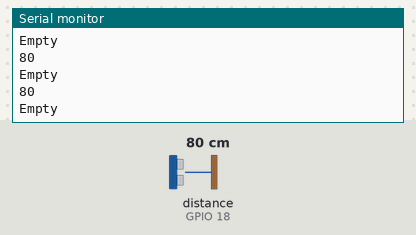
This sketch was run on a simulated ESP32. Parts: the last lines printed to the serial monitor. Wiring (inferred from the names in the program): ultrasonic range finder: trigger GPIO 5; echo GPIO 18. Inputs (shaded band) come from the test bench; at power-on: distance to the obstacle (sensor on GPIO 18) 80 cm. The echo pulse lasts 58.3 µs per cm; WiFi joins after 1.5 s; servers stay silent unless stated.

Above: at 3.2 s.
3.3 s: distance to the obstacle (sensor on GPIO 18) set to 12 cm
At 3.65 s:
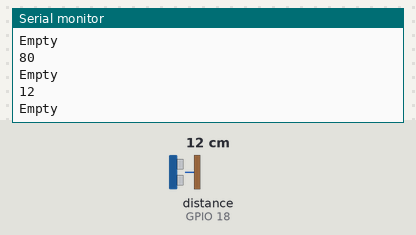
4.8 s: distance to the obstacle (sensor on GPIO 18) set to 9 cm
At 5.46 s:
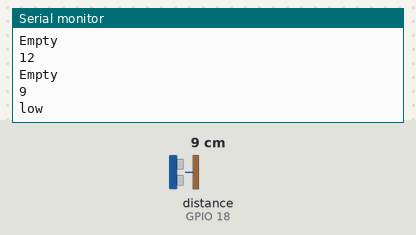
7.1 s: distance to the obstacle (sensor on GPIO 18) set to 5 cm
At 7.71 s:
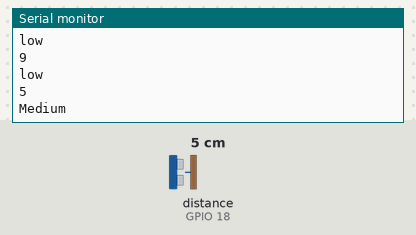
9.3 s: distance to the obstacle (sensor on GPIO 18) set to 2 cm
At 9.96 s:
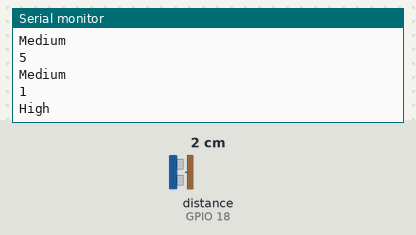
Timing chart, 0 to 12.3 s (numbered marks = the images above; inputs shaded):
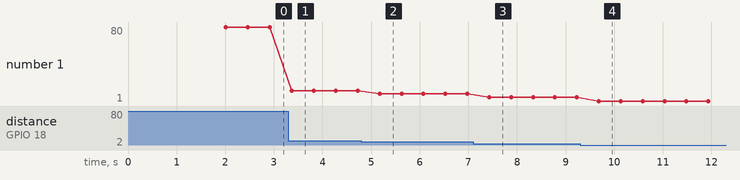

Measured:
- the behaviour switches between 11 and 10 cm on distance to the obstacle (sensor on GPIO 18) (found by bisection; images 1 and 2)
- the behaviour switches between 7 and 6 cm on distance to the obstacle (sensor on GPIO 18) (found by bisection; images 2 and 3)
- the behaviour switches between 4 and 3 cm on distance to the obstacle (sensor on GPIO 18) (found by bisection; images 3 and 4)
- after the input at 3.3 s, the serial monitor: prints a new line after 0.07 s (image 1)
- after the input at 4.8 s, the serial monitor: prints a new line after 0.37 s (image 2)
- after the input at 7.1 s, the serial monitor: prints a new line after 0.33 s (image 3)
- after the input at 9.3 s, the serial monitor: prints a new line after 0.38 s (image 4)
- plotted number 1: 80 → 12 after the input at 3.3 s, 12 → 9 after the input at 4.8 s, 9 → 5 after the input at 7.1 s, 5 → 1 after the input at 9.3 s

The sketch:

esp32_ultrasonic.ino
```cpp
#include <WiFi.h>
#include <WiFiClient.h>
#include <WebServer.h>
#include <FirebaseESP32.h>

int trigger_pin = 5;
int echo_pin   = 18;

// Replace with your network credentials
const char* ssid = "IRVING2";
const char* password = "Intimacy@5$?@GranAda9";
#define FIREBASE_Authorization_key "tpggs7qUBY2N9Zg8AWRCOXb6eWYAROVWuv1iKRyj"
#define FIREBASE_HOST "dog-house-f1317-default-rtdb.firebaseio.com"
String val = "null";// variable to store the sensor value


FirebaseData firebaseData;
FirebaseJson json;

String page = "";
int distance_cm;

void setup() {
  Serial.begin(115200);
  pinMode(trigger_pin, OUTPUT);
  pinMode(echo_pin, INPUT);
  delay(500);

  WiFi.begin(ssid, password);
  Serial.println("");
  while (WiFi.status() != WL_CONNECTED) {
    delay(300);
    Serial.print(".");
  }
  Serial.println("");
  Serial.print("IP address: ");
  Serial.println(WiFi.localIP());
 Serial.println();
  Firebase.begin(FIREBASE_HOST,FIREBASE_Authorization_key);


}

void loop() {
  digitalWrite(trigger_pin, LOW);
  delayMicroseconds(2);
  digitalWrite(trigger_pin, HIGH);
  delayMicroseconds(10);
  digitalWrite(trigger_pin, LOW);
  long duration = pulseIn(echo_pin, HIGH);
  distance_cm = (duration / 2) / 29.09;
  Serial.println(distance_cm);

  if (distance_cm>=11){ val = "Empty"; Serial.println(val); }
  else if (distance_cm>=7 && distance_cm<11){ val = "low"; Serial.println(val); }
  else if (distance_cm>=4 && distance_cm<7){ val = "Medium"; Serial.println(val); }
  else if (distance_cm<4){
  val = "High";  Serial.println(val);
  }


  Firebase.setString(firebaseData, "/ESP32_APP/WATER/WaterLevel", val);


  delay(300);
}
```
